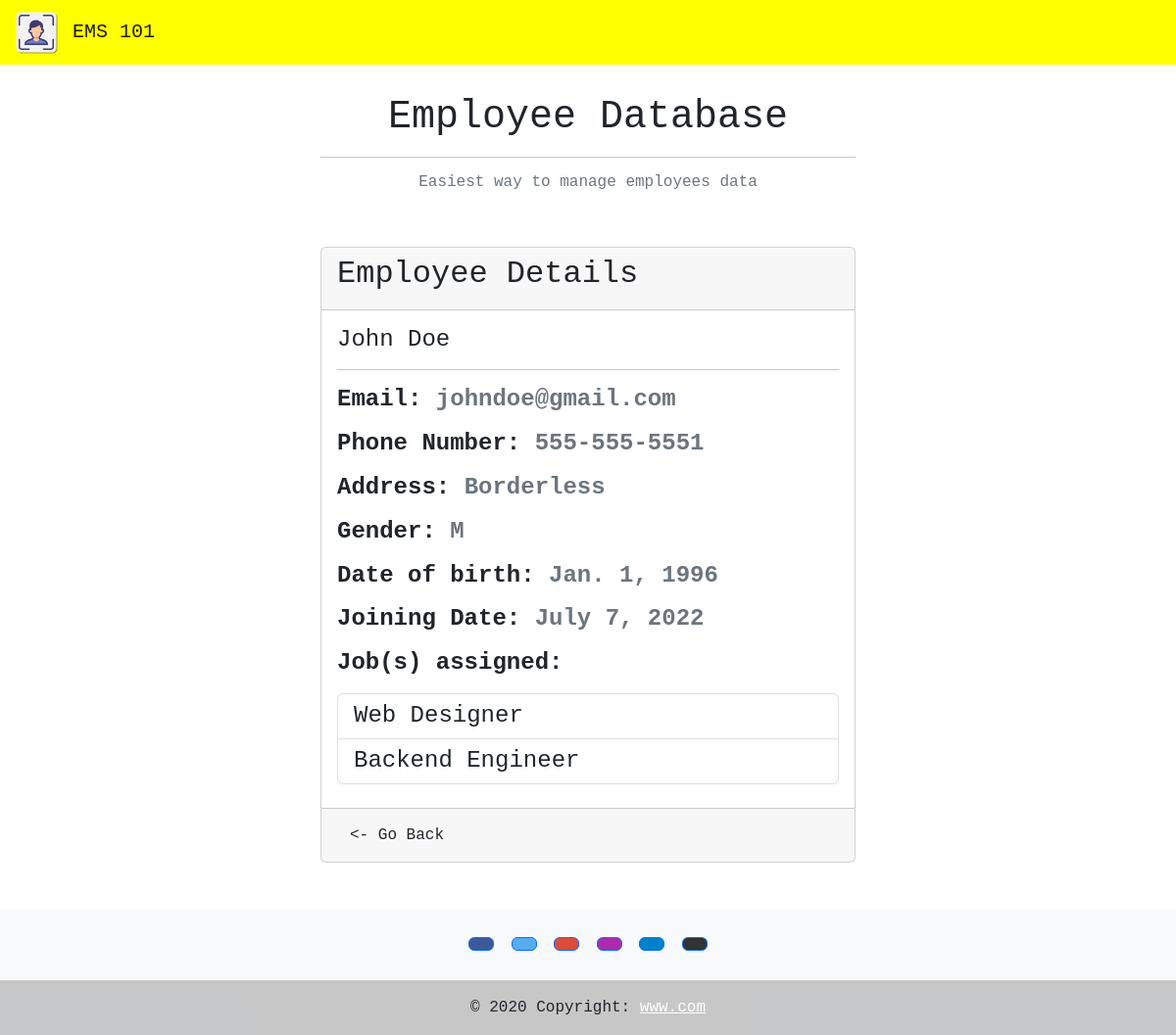
The page /employee_detail/2/ on the database its author committed.
### ems_app/models.py (models this page shows, shortened)
class Employee(models.Model):
    GENDER_CHOICES = [('M', 'Male'), ('F', 'Female'), ('O', 'Other')]
    first_name = models.CharField(max_length=200)
    last_name = models.CharField(max_length=200)
    email = models.EmailField(max_length=250)
    phone_number = models.CharField(max_length=15, blank=True)
    address = models.TextField()
    gender = models.CharField(max_length=1, choices=GENDER_CHOICES, blank=True)
    dob = models.DateField()
    joining_date = models.DateField()
    jobs = models.ManyToManyField('Job', blank=True)

class Job(models.Model):
    name = models.CharField(max_length=250)

### ems_app/views.py (the view)
# urls.py: path('employee_detail/<int:id>/', views.employee_detail, name='employee_detail'),
def employee_detail(request, id):
    try:
        emp_detail = Employee.objects.get(id=id)
    except Employee.DoesNotExist:
        raise Http404('Employee not found')
    data = {
        'emp_detail': emp_detail
    }
    return render(request, 'employee_detail.html', data)

### ems_app/templates/employee_detail.html (shortened to what this page needs)
{% extends 'base.html' %}
{% block content %}
<div class="col-md-6">
    <div class="card mb-5">
        <div class="card-header">
            <h2>Employee Details</h2>
        </div>
        <div class="card-body">
            <h4>
                {{ emp_detail.first_name|capfirst }} {{ emp_detail.last_name|capfirst }}
                <hr>
                <p><strong>Email: <span class="text-secondary">{{ emp_detail.email }}</span></strong></p>
                {% if emp_detail.phone_number %}
                    <p><strong>Phone Number: <span class="text-secondary">{{ emp_detail.phone_number }}</span></strong></p>
                {% else %}
                    <p><strong>Phone Number: <span class="text-secondary">N/A</span></strong></p>
                {% endif %}
                <p><strong>Address: <span class="text-secondary">{{ emp_detail.address }}</span></strong></p>
                {% if emp_detail.gender %}
                <p><strong>Gender: <span class="text-secondary">{{ emp_detail.gender }}</span></strong></p>
                {% else %}
                <p><strong>Gender: <span class="text-secondary">N/A</span></strong></p>
                {% endif %}
                <p><strong>Date of birth: <span class="text-secondary">{{ emp_detail.dob }}</span></strong></p>
                <p><strong>Joining Date: <span class="text-secondary">{{ emp_detail.joining_date }}</span></strong></p>
                <p><strong>Job(s) assigned: </strong></p>
                {% if emp_detail.jobs.all %}
                <ul class="list-group">
                    {% for job in emp_detail.jobs.all %}
                        <li class="list-group-item">{{ job.name }}</li>
                    {% endfor %}
                </ul>
                {% else %}
                <ul class="list-group">
                    <li class="list-group-item">N/A</li>
                </ul>
                {% endif %}
            </h4>
        </div>
        <div class="card-footer">
            <a href="{% url 'home' %}" class="btn btn-back"><- Go Back</a>
        </div>
    </div>
</div>
{% endblock content %}

### static/css/style.css (style rules this page uses)
body { font-family: 'JetBrains Mono', 'Courier New', Courier, monospace; }

### rows shown on the page
Employee: first_name "John", last_name "Doe", email "johndoe@gmail.com", phone_number "555-555-5551", address "Borderless", gender "M", dob "Jan. 1, 1996", joining_date "July 7, 2022"
Job: name "Web Designer"
Job: name "Backend Engineer"
